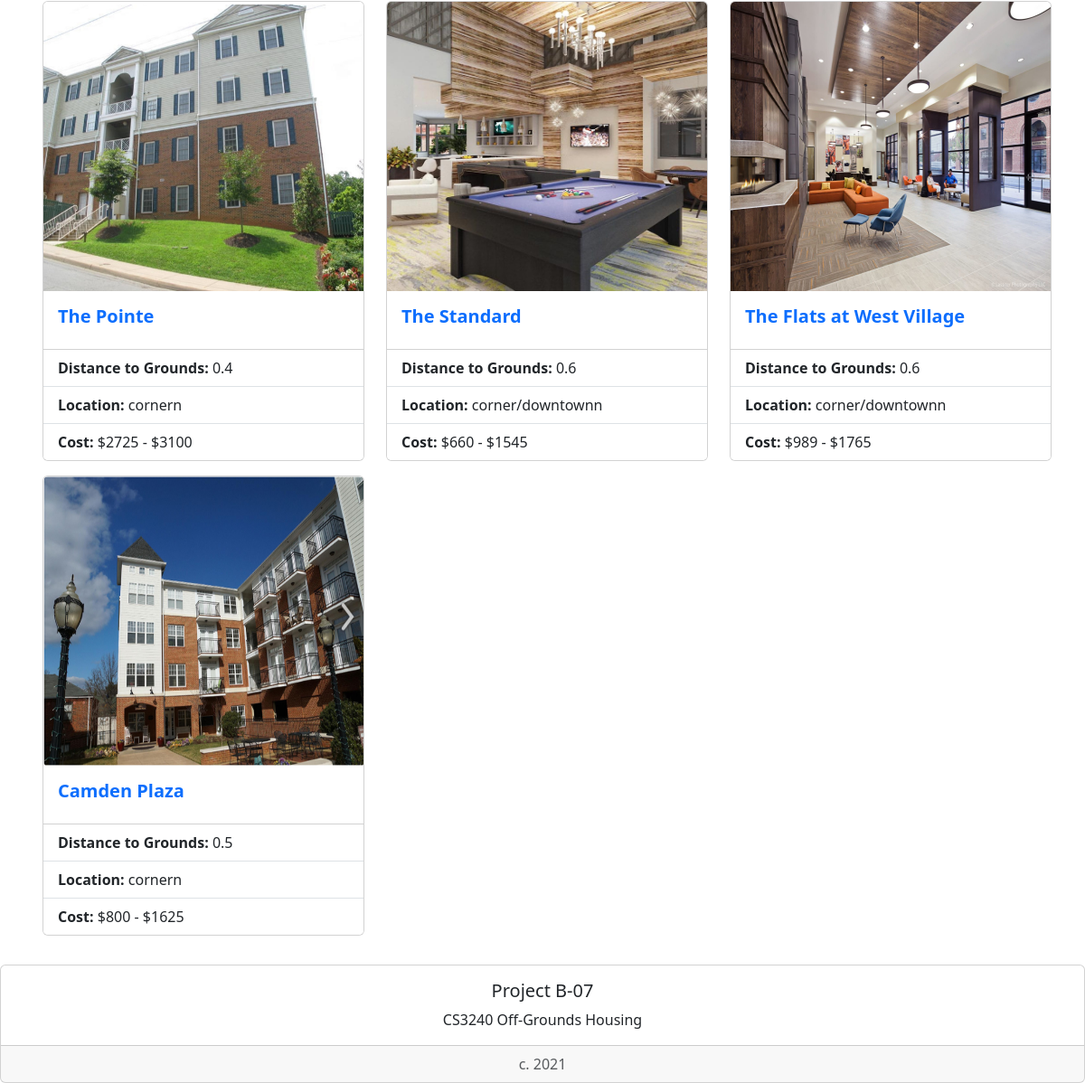
Page /housing/list/ (lower part) on the earlier database version.
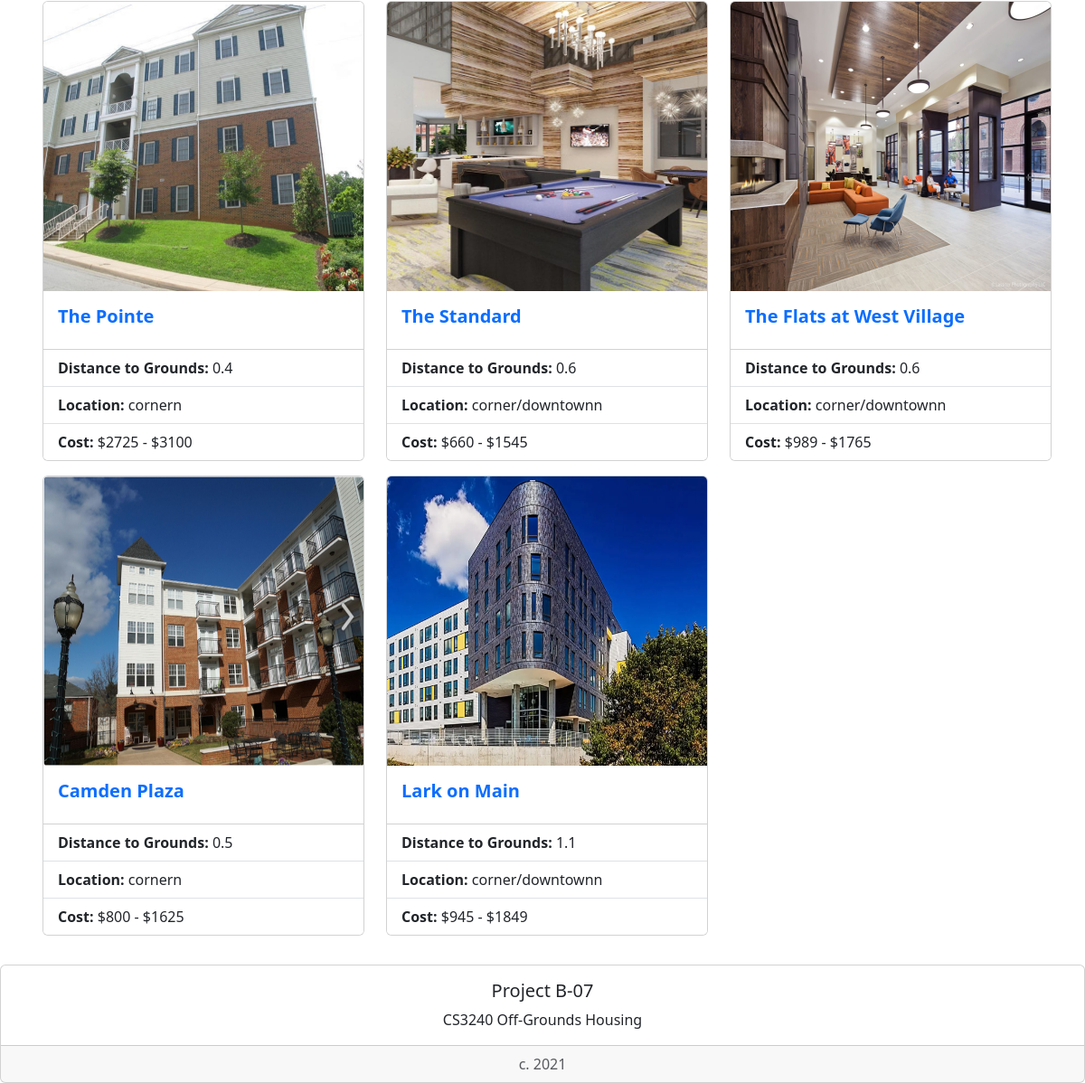
Same page on the later database version.
### housing/models.py (models this page shows, shortened)
class StudentHousing(models.Model):
    name = models.CharField(max_length=200)
    distToGrounds = models.FloatField(default=0)
    parking = models.BooleanField()
    minCost = models.IntegerField(default=0)
    maxCost = models.IntegerField(default=0)
    location = models.TextField(max_length=200, null=True)
    landlordEmail = models.CharField(max_length=200, null=True)
    landlordPhone = models.CharField(max_length=200, null=True)
    amenities = models.TextField(max_length=200, null=True)
    deadline = models.CharField(max_length=200, null=True)
    averageRating = models.FloatField(default=0)
    address = models.TextField(max_length=200, null=True)
    image = models.ImageField(blank=True, null=True) #makes it optional to include an image
    lat = models.FloatField(blank=True, null=True) #leave blank
    long = models.FloatField(blank=True, null=True) #leave blank

### housing/views.py (the view)
# urls.py: path('list/', views.HousingListView.as_view(), name='studentHousingList'),
class HousingListView(generic.ListView):
    template_name = 'housing/studentHousingList.html'
    context_object_name = 'studentHousing_list'
    def get_queryset(self):
        return StudentHousing.objects.filter(distToGrounds__gt=0).filter(minCost__gt=0).filter(maxCost__gt=0)\
            .filter(averageRating__gte=0).filter(averageRating__lte=5)

### housing/templates/housing/studentHousingList.html (shortened to what this page needs)
<!doctype html>
<link href='https://api.mapbox.com/mapbox-gl-js/v2.3.1/mapbox-gl.css' rel='stylesheet' /> {% load bootstrap5 %} {% bootstrap_css %} {% bootstrap_javascript %} {% load socialaccount %}
 {% if studentHousing_list %}
<dl style="margin-left: 10px">
    <div class="container">
        <div class="row">
            {% for studentHousing in studentHousing_list %}
            <div class="col-sm-4 ">
                <div class="card mb-3" bg-dark mb-3>
                    {% if studentHousing.image %}
                    <img class="card-img-top img-fluid" width="25%" src="{{  studentHousing.image.url }}" alt="Card image cap" style="width: 30rem; height: 20rem;"> {% endif %}
                    <div class="card-body">
                        <h5 class="card-title"><a style="text-decoration:none" href="{% url 'housing:detail' studentHousing.id %}"><strong>{{ studentHousing.name }}</strong></a></h5>
                    </div>
                    <ul class="list-group list-group-flush">
                        <li class="list-group-item"><strong>Distance to Grounds:</strong> {{ studentHousing.distToGrounds }}</li>
                        <li class="list-group-item"><strong>Location:</strong> {{ studentHousing.location }}n</li>
                        <li class="list-group-item"><strong>Cost:</strong> ${{ studentHousing.minCost }} - ${{ studentHousing.maxCost }}</li>
                    </ul>
                </div>
            </div>
            {% endfor %}
        </div>
    </div>
</dl>
{% else %}
<p>No housing options are available.</p>
{% endif %}
<div style="bottom:0; width:100%" class="card text-center">
    <div class="card-body">
        <h5 class="card-title">Project B-07</h5>
        <p class="card-text">CS3240 Off-Grounds Housing</p>
    </div>
    <div class="card-footer text-muted">
        c. 2021
    </div>
</div>

Differences in the rows shown:
added StudentHousing: image (picture), name "Lark on Main", distToGrounds "1.1", location "corner/downtown", minCost "945", maxCost "1849"
